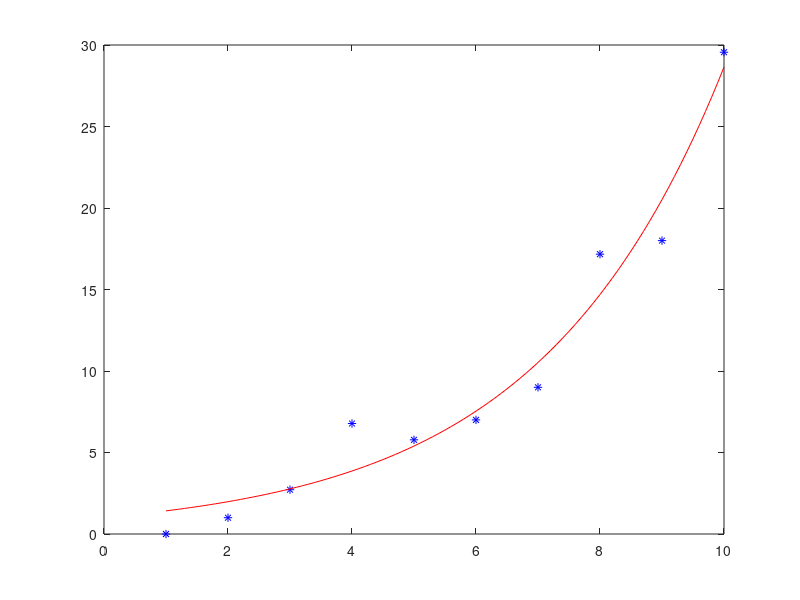

Write MATLAB code to recreate this figure.
y = [0; 1; 2.7183; 6.7781; 5.7781; 7; 9; 17.1672; 18; 29.5562];
x = (1:size(y, 1))';

plot(x, y, 'b*')
hold on

r = @(beta) beta(1) * exp(beta(2) * x) - y;
J = @(beta) [exp(beta(2) * x), beta(1) * exp(beta(2) * x) .* x];

beta_hat = [1; 1];
for i = 1:100
    beta_hat = beta_hat - (J(beta_hat)' * J(beta_hat)) \ (J(beta_hat)' * r(beta_hat));
end

y_hat = beta_hat(1) * exp(beta_hat(2) * x);
RSS = sum((y - y_hat) .^ 2);

disp(['Jednacina eksponencijalnog modela je y = ', num2str(beta_hat(1)), ' * e ^ (', num2str(beta_hat(2)), ' * x).'])
disp(['Suma kvadrata reziduala eksponencijalnog modela je ', num2str(RSS), '.'])

xv = min(x):0.1:max(x);
plot(xv, beta_hat(1) * exp(beta_hat(2) * xv), 'r')
hold off
